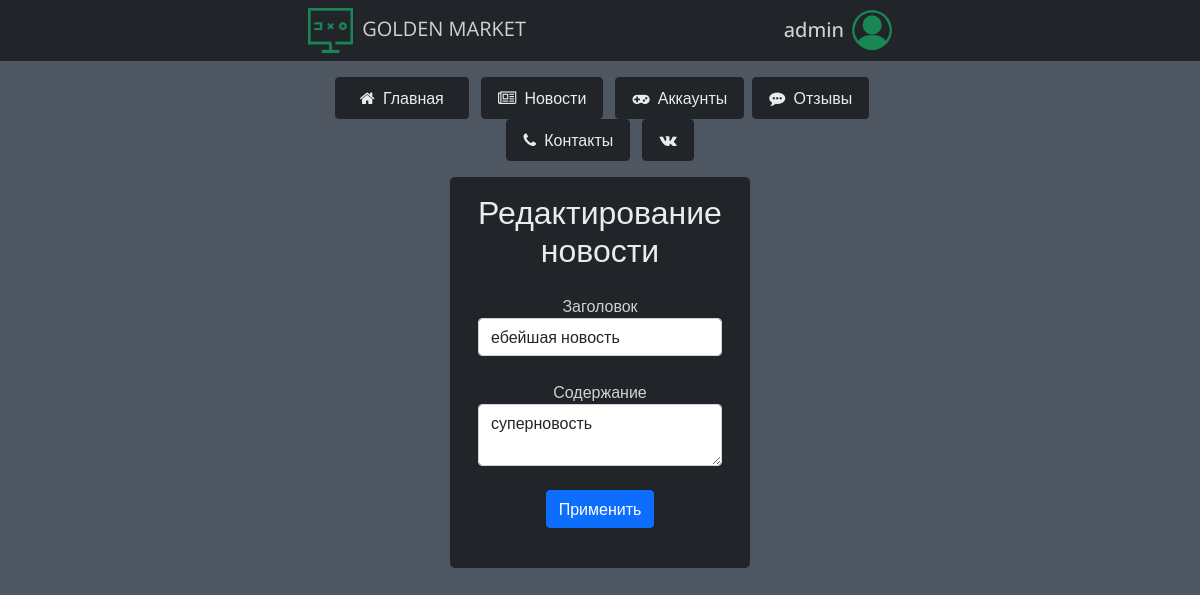
The page /edit_news/1 (signed in) on the database its author committed.
### data/users.py (models this page shows, shortened)
class User(SqlAlchemyBase, UserMixin):  # таблица пользователей
    __tablename__ = 'users'
    id = sqlalchemy.Column(sqlalchemy.Integer,
                           primary_key=True, autoincrement=True)
    name = sqlalchemy.Column(sqlalchemy.String, nullable=True)
    email = sqlalchemy.Column(sqlalchemy.String,
                              index=True, unique=True, nullable=True)
    photo = sqlalchemy.Column(sqlalchemy.String,
                              index=True, unique=False, nullable=True, default='-')
    is_photo = sqlalchemy.Column(sqlalchemy.Boolean,
                                 index=True, unique=False, nullable=True, default=0)
    hashed_password = sqlalchemy.Column(sqlalchemy.String, nullable=True)
    created_date = sqlalchemy.Column(sqlalchemy.DateTime,
                                     default=datetime.datetime.now)
    news = orm.relation("News", back_populates='user')
    accounts = orm.relation("Accounts", back_populates='user')

### data/news.py (models this page shows)
class News(SqlAlchemyBase, UserMixin):  # таблица новостей
    __tablename__ = 'news'
    id = sqlalchemy.Column(sqlalchemy.Integer,
                           primary_key=True, autoincrement=True)
    title = sqlalchemy.Column(sqlalchemy.String, nullable=True)
    content = sqlalchemy.Column(sqlalchemy.String, nullable=True)
    created_date = sqlalchemy.Column(sqlalchemy.DateTime,
                                     default=datetime.datetime.now().date())
    user_id = sqlalchemy.Column(sqlalchemy.Integer,
                                sqlalchemy.ForeignKey("users.id"))
    user = orm.relation('User')

### main.py (the view, shortened to what this page needs)
@app.route('/edit_news/<int:edit_id>', methods=['GET', 'POST'])  # редактирование новости по id
@login_required
def edit_news(edit_id):
    if current_user.id in ADMINS:  # проверка, является ли пользователь администратором
        form = NewsForm()
        if request.method == "GET":
            db_sess = db_session.create_session()
            news_edit = db_sess.query(News).filter(News.id == edit_id,
                                                   News.user == current_user).first()
            if news_edit:  # если новость существует, отображаем ее данные в форме
                form.title.data = news_edit.title
                form.content.data = news_edit.content
            else:
                abort(404)  # если новости не существует, выбрасываем ошибку 404
        return render_template('add_news.html',
                               title='Редактирование новости',
                               form=form, photo=current_user.photo, edit=True)
    return render_template('no_perm.html', title='Ошибка', is_photo=current_user.is_photo,
                           photo='/'.join(current_user.photo.split('/')[1:]))

### forms/news.py
class NewsForm(FlaskForm):  # форма новостей
    title = StringField('Заголовок', validators=[DataRequired()])
    content = TextAreaField("Содержание")
    submit = SubmitField('Применить')

### data/db_session.py (called while the page is built)
def create_session() -> Session:
    global __factory
    return __factory()

### main.py (called while the page is built)
@login_manager.user_loader  # функция загрузки пользователя
def load_user(user_id):
    db_sess = db_session.create_session()
    return db_sess.query(User).get(user_id)

### templates/add_news.html (shortened to what this page needs)
{% extends "base.html" %}
{% block content %}
<div class="container w-25 bg-dark rounded-3 mt-3 p-3 text-center">
    {% if edit %}
    <h2 class="simple-btn">Редактирование новости</h2>
    {% else %}
    <h2 class="simple-btn">Добавление новости</h2>
    {% endif %}
    <form action="" method="post">
        <div class="mx-auto p-0">
            <div class="container-fluid my-4">
                {{ form.title.label }}
                {{ form.title(class="form-control") }}
            </div>
            <div class="container-fluid my-4">
                {{ form.content.label }}
                {{ form.content(class="form-control") }}
            </div>
            <div class="container-fluid my-4">
                {{ form.submit(type="submit", class="btn btn-primary") }}
            </div>
        </div>
    </form>
</div>
{% endblock %}

### templates/base.html (shortened to what this page needs)
<!DOCTYPE html>
<html lang="en" style="">
<head>
    <link href="https://cdn.jsdelivr.net/npm/bootstrap@5.0.0-beta3/dist/css/bootstrap.min.css"
          rel="stylesheet"
>
    <link rel="stylesheet"
          href="https://maxcdn.bootstrapcdn.com/font-awesome/4.7.0/css/font-awesome.min.css">
    <link rel="stylesheet" href="{{ url_for('static', filename='css/style.css') }}"
          type="text/css">
</head>
<body class="container-fluid p-0">
<header class="container-fluid bg-dark p-0 m-0">
    <nav class="navbar navbar-white bg-dark p-0 m-0 w-50 mx-auto">
        <div class="navbar-brand text-center m-2 p-0">
            <a href="/">
                <img src="{{ url_for('static', filename='img/site-logo.png') }}"
                     class="me-1" width="45" height="45">
            </a>
            GOLDEN MARKET
        </div>
        {% if current_user.is_authenticated %}
        <div class="dropdown d-flex m-2 p-0">
            <h5 class="dropdown my-auto mx-2" id="dropdownMenuLabel"
                data-toggle="dropdown"
                aria-haspopup="true" aria-expanded="false">{{ current_user.name }}</h5>
            <button class="dropdown bg-dark border-0 p-0" type="button" id="dropdownMenuButton"
                    data-toggle="dropdown"
                    aria-haspopup="true" aria-expanded="false">
            </button>
        </div>
        {% endif %}
    </nav>
</header>
<main>
    <div class="container-fluid w-50 mt-3 p-0 text-center rounded-3">
        <a href="/" class="mx-1">
            <button class="simple-btn btn btn-dark px-4 py-2">
                <i class="fa fa-home fa-1x simple-btn me-1" aria-hidden="true"></i> Главная
            </button>
        </a>
        <a href="/news" class="mx-1">
            <button class="simple-btn btn btn-dark px-3 py-2">
                <i class="fa fa-newspaper-o fa-1x simple-btn me-1" aria-hidden="true"></i> Новости
            </button>
        </a>
        <a href="/market" class="mx-1">
            <button class="simple-btn btn btn-dark px-3 py-2">
                <i class="fa fa-gamepad fa-1x simple-btn me-1" aria-hidden="true"></i> Аккаунты
            </button>
        </a>
        <a class="mx-auto" href="/reviews">
            <button class="simple-btn btn btn-dark px-3 py-2">
                <i class="fa fa-commenting fa-1x simple-btn me-1" aria-hidden="true"></i> Отзывы
            </button>
        </a>
        <a href="/contacts" class="mx-1">
            <button class="simple-btn btn btn-dark px-3 py-2">
                <i class="fa fa-phone fa-1x simple-btn me-1" aria-hidden="true"></i> Контакты
            </button>
        </a>
        <a href="https://vk.com/public203487503" class="mx-1" target="_blank">
            <button class="btn btn-dark px-3 py-2">
                <i class="fa fa-vk w-100 simple-btn" aria-hidden="true"></i>
            </button>
        </a>
    </div>
    {% block content %}
    {% endblock %}
</main>
</body>
</html>

### templates/base.html (style rules this page uses)
* { font-family: 'Open Sans', sans-serif; color: #d1d1d1; }
body { background-color: #4e5761; }
.simple-btn { color: #ebebeb !important; }
a { text-decoration: none !important; border: none !important; }
img { max-width:100%; height: 100%; }

### rows shown on the page
User: name "admin"
News: title "ебейшая новость", content "суперновость"
